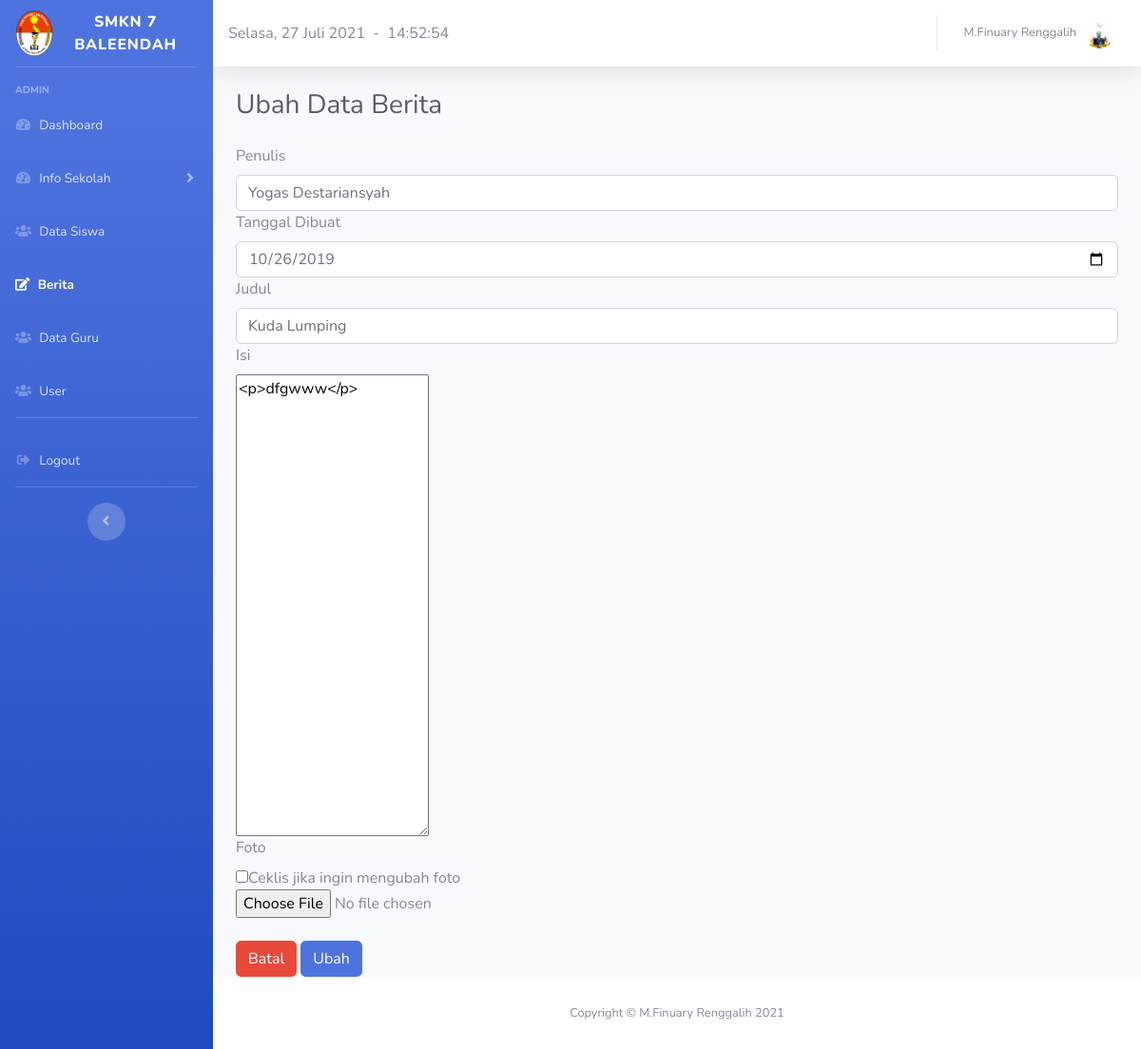
/halaman_admin/info_sekolah/berita/form_ubah.php?id=3 (signed in), run on the app's committed database.
### tables this page shows
CREATE TABLE `berita` (
  `id` int(11) NOT NULL,
  `penulis` varchar(225) NOT NULL,
  `tgl_tulis` date NOT NULL,
  `judul` varchar(225) NOT NULL,
  `isi` text NOT NULL,
  `foto` varchar(225) NOT NULL
);

### halaman_admin/info_sekolah/berita/form_ubah.php (the view, shortened to what this page needs)
<!DOCTYPE html>
<html lang="en">
<head>
  <link href="../../vendor/fontawesome-free/css/all.min.css" rel="stylesheet" type="text/css">
  <link href="../../css/sb-admin-2.min.css" rel="stylesheet">
</head>
<body id="page-top">
  <div id="wrapper">
    <ul class="navbar-nav bg-gradient-primary sidebar sidebar-dark accordion" id="accordionSidebar">
      <a class="sidebar-brand d-flex align-items-center justify-content-center" href="index.html">
        <div class="sidebar-brand-icon">
          <img src="../../../images/foto.png" height="50">
        </div>
        <div class="sidebar-brand-text mx-3">SMKN 7 BALEENDAH</div>
      </a>
      <hr class="sidebar-divider">
      <div class="sidebar-heading">
        Admin
      </div>
      <li class="nav-item">
        <a class="nav-link collapsed" href="../halaman_admin.php" data-toggle="collapses" data-target="#collapsesOne" aria-expanded="true" aria-controls="collapsesOne">
          <i class="fas fa-fw fa-tachometer-alt"></i>
          <span>Dashboard</span></a>
      </li>
      <li class="nav-item">
        <a class="nav-link collapsed" href="#" data-toggle="collapse" data-target="#collapseOne" aria-expanded="true" aria-controls="collapseOne">
          <i class="fas fa-fw fa-tachometer-alt"></i>
          <span>Info Sekolah</span></a>
      </li>
      <li class="nav-item">
        <a class="nav-link collapsed" href="../../siswa/tambah_siswa.php" data-toggle="collapses" data-target="#collapseTwo" aria-expanded="true" aria-controls="collapseTwo">
          <i class="fa fa-users"></i>
          <span>Data Siswa</span>
        </a>
      </li>
      <li class="nav-item active">
        <a class="nav-link collapsed" href="berita.php" data-toggle="collapses" data-target="#collapseUtilities" aria-expanded="true" aria-controls="collapseUtilities">
          <i class="fa fa-edit"></i>
          <span>Berita</span>
        </a>
      </li>
      <li class="nav-item">
        <a class="nav-link collapsed" href="../../guru/tambah_guru.php" data-toggle="collapses" data-target="#collapsePages" aria-expanded="true" aria-controls="collapsePages">
          <i class="fa fa-users"></i>
          <span>Data Guru</span>
        </a>
      </li>
      <li class="nav-item">
        <a class="nav-link collapsed" href="../../user/tambah_user.php" data-toggle="collapses" data-target="#collapsePagess" aria-expanded="true" aria-controls="collapsePagess">
          <i class="fa fa-users"></i>
          <span>User</span></a>
      </li>
      <hr class="sidebar-divider d-none d-md-block">
      <li class="nav-item">
        <a class="nav-link" href="../../../login/logout.php">
          <i class="fas fa-fw fa-sign-out-alt"></i>
          <span>Logout</span></a>
      </li>
      <hr class="sidebar-divider d-none d-md-block">
      <div class="text-center d-none d-md-inline">
        <button class="rounded-circle border-0" id="sidebarToggle"></button>
      </div>
    </ul>
    <div id="content-wrapper" class="d-flex flex-column">
      <div id="content">
        <nav class="navbar navbar-expand navbar-light bg-white topbar mb-4 static-top shadow">
          <script lang="JavaScript">document.write(tanggallengkap);</script>&nbsp;&nbsp;-&nbsp;&nbsp;
          <div id="jam"></div>
          <ul class="navbar-nav ml-auto">
            <li class="nav-item dropdown no-arrow">
              <a class="nav-link dropdown-toggle" href="#" id="userDropdown" role="button" data-toggle="dropdown" aria-haspopup="true" aria-expanded="false">
                <span class="mr-2 d-none d-lg-inline text-gray-600 small"><?php echo $_SESSION['nama']; ?></span>
                <?php echo "<img class='img-profile rounded-circle' src='../../images/".$_SESSION['foto']."'>"; ?>
              </a>
            </li>
          </ul>
        </nav>
    <div class="container-fluid">
          <h1 class="h3 mb-4 text-gray-800">Ubah Data Berita</h1>
          <div class="row">
            <div class="col-lg">
            	<?php
      					include "../../../koneksi.php";
      					$id = $_GET['id'];
      					$query = "SELECT * FROM berita WHERE id='".$id."'";
      					$sql = mysqli_query($koneksi, $query);
      					$data = mysqli_fetch_array($sql);
      				?>
      <form method="post" action="proses_ubah.php?id=<?php echo $id; ?>" enctype="multipart/form-data">
      	<label for="penulis">Penulis</label>
              <div class="input-group">
                  <input type="text" name="penulis" value="<?php echo $data['penulis']; ?>" class="form-control" id="penulis" placeholder="Penulis..">
              </div>
            <label for="tgl_tulis">Tanggal Dibuat</label>
              <div class="input-group">
                  <input type="date" name="tgl_tulis" value="<?php echo $data['tgl_tulis']; ?>" class="form-control" id="tgl_tulis" placeholder="Tanggal dibuat..">
              </div>
              <label for="judul">Judul</label>
              <div class="input-group">
                  <input type="text" name="judul" value="<?php echo $data['judul']; ?>" class="form-control" id="judul" placeholder="Judul..">
              </div>
              <label for="isi">Isi</label>
              <div class="input-group">
                  <textarea class="tinymce" name="isi" id="isi" rows="20"><?php echo $data['isi']; ?></textarea>
              </div>
              <label for="foto">Foto</label>
              <div>
              	  <input type="checkbox" name="ubah_foto" value="true">Ceklis jika ingin mengubah foto<br>
                  <input type="file" name="foto" id="foto">
              </div>
              <br>
      </div>
        </div>
        <div>
        	<a href="berita.php"><button type="button" class="btn btn-danger">Batal</button></a>
          <button type="submit" class="btn btn-primary" value="Ubah">Ubah</button>
        </div>
    </div>
      <footer class="sticky-footer bg-white">
        <div class="container my-auto">
          <div class="copyright text-center my-auto">
            <span>Copyright &copy; M.Finuary Renggalih <?= date('Y'); ?></span>
          </div>
        </div>
      </footer>
    </div>
  </div>
</body>
</html>

### data on the page
berita: penulis "Yogas Destariansyah", tgl_tulis "10/26/2019", judul "Kuda Lumping", isi "<p>dfgwww</p>"

### other printed values
$_SESSION['nama'] "M.Finuary Renggalih"
